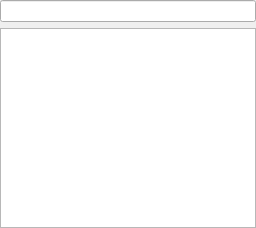
<?xml version="1.0" encoding="UTF-8"?>
<ui version="4.0">
 <class>Completer</class>
 <widget class="QWidget" name="Completer">
  <property name="geometry">
   <rect>
    <x>0</x>
    <y>0</y>
    <width>256</width>
    <height>226</height>
   </rect>
  </property>
  <property name="sizePolicy">
   <sizepolicy hsizetype="Preferred" vsizetype="MinimumExpanding">
    <horstretch>0</horstretch>
    <verstretch>0</verstretch>
   </sizepolicy>
  </property>
  <layout class="QVBoxLayout" name="verticalLayout">
   <property name="margin">
    <number>0</number>
   </property>
   <item>
    <widget class="QLineEdit" name="_line"/>
   </item>
   <item>
    <widget class="QListWidget" name="_list">
     <property name="sizePolicy">
      <sizepolicy hsizetype="MinimumExpanding" vsizetype="Fixed">
       <horstretch>0</horstretch>
       <verstretch>0</verstretch>
      </sizepolicy>
     </property>
     <property name="minimumSize">
      <size>
       <width>0</width>
       <height>200</height>
      </size>
     </property>
     <property name="horizontalScrollBarPolicy">
      <enum>Qt::ScrollBarAlwaysOff</enum>
     </property>
     <property name="editTriggers">
      <set>QAbstractItemView::NoEditTriggers</set>
     </property>
     <property name="viewMode">
      <enum>QListView::ListMode</enum>
     </property>
     <property name="sortingEnabled">
      <bool>true</bool>
     </property>
    </widget>
   </item>
  </layout>
 </widget>
 <resources/>
 <connections/>
</ui>
